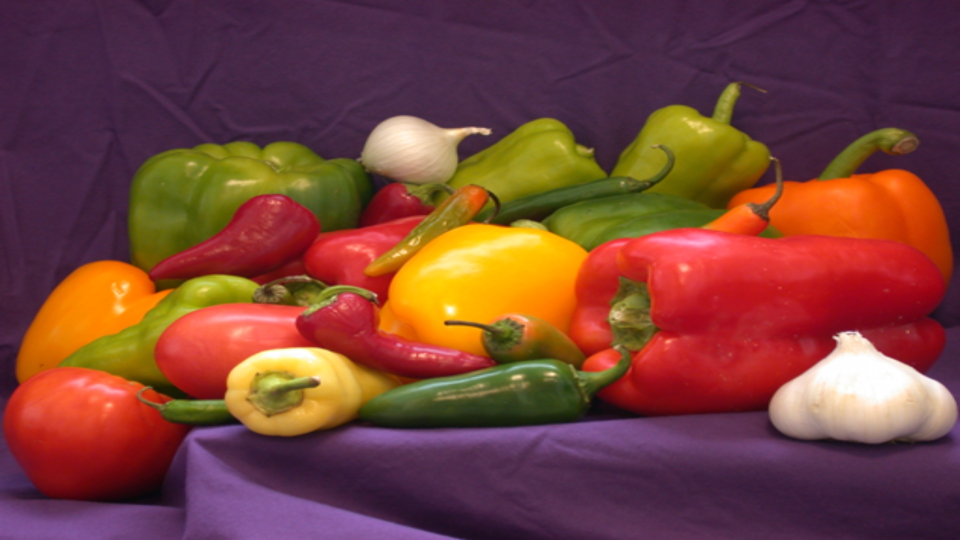
#> input picture Notebooks/Morphology/Peppers.jpg, 1920 x 1080 px (shown at 1/2 size)
$ jupyter execute 'PS Skeletonisation.ipynb'
#> lines starting #> are read from the running program, lines starting #| are printed output that depends on the picture; after the words box and inside, x2 and y2 are one past the last pixel; in counts of white or black regions, pixels touching at a corner belong together
### PS Skeletonisation

This section of code shows how it is possible to run a skeleton filter in OpenCV without any HWA. It also provides a timer to show the time it takes to operate.
To run:
- Change the img_og line to any image in the cwd
- If the image is already a greyscale,  uncomment the commented out line and deleted the preceeding 5 lines

[cell 1]
import os
import cv2
import numpy as np
from PIL import Image
import time

#timer
start_time = time.time()
parent_dir = os.path.abspath(os.path.join(os.getcwd(), os.pardir))

# Load img and resize to look nice
img_og = cv2.imread(os.path.join(parent_dir, 'Peppers.jpg'))
#> img_og is the input picture: shape (1080, 1920, 3); mean B, G, R 57.5, 66.3, 120.6
img = cv2.resize(img_og, (1920, 1080))

# Convert to grayscale
gray_img = cv2.cvtColor(img, cv2.COLOR_BGR2GRAY)
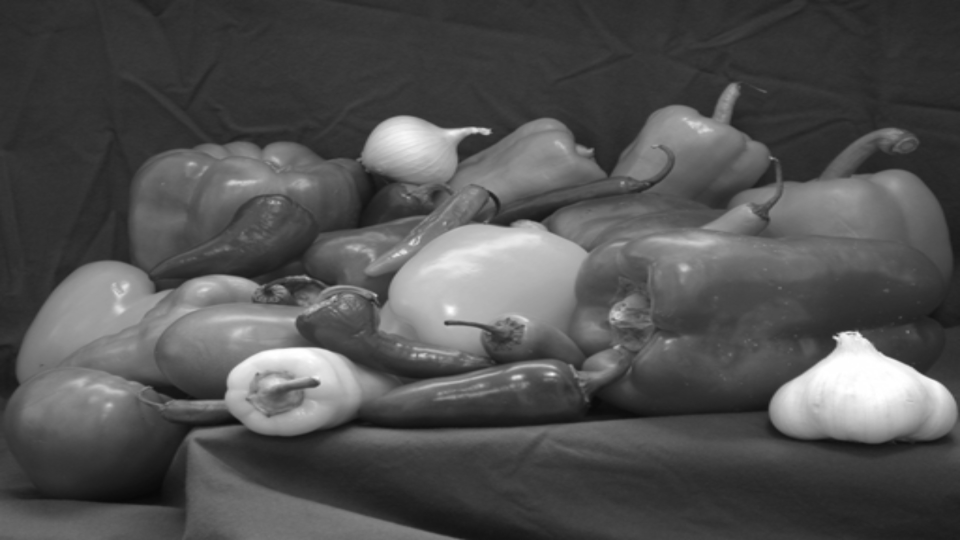
#> gray_img: shape (1080, 1920) (shown at 1/2 size); min 7, max 255, mean 81.5

# If already grayscaled, delete above and use this
# img = cv2.imread(os.path.join('.', YOUR_IMAGE_HERE)

# Info
size = np.size(gray_img)
#> size = 2073600
skel = np.zeros(gray_img.shape, np.uint8)

ret, gray_img = cv2.threshold(gray_img, 127, 255, 0) # change all values 127 ~ 255 to 0
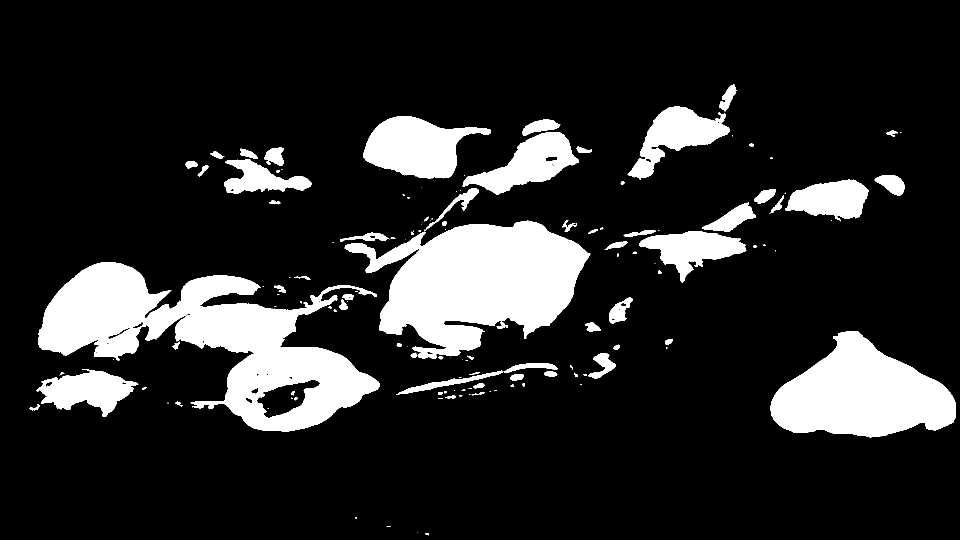
#> gray_img: shape (1080, 1920) (shown at 1/2 size); 15.6% white; 143 white regions (62 under 20 px), largest, box (x1, y1, x2, y2) and area: (76, 524, 760, 863) 95155, (689, 441, 1181, 712) 77410, (1541, 662, 1912, 875) 49373
element = cv2.getStructuringElement(cv2.MORPH_CROSS, (3,3))
done = False

while(not done):
    eroded =  cv2.erode(gray_img, element)
    temp = cv2.dilate(eroded, element)
    temp = cv2.subtract(gray_img, temp)
    skel = cv2.bitwise_or(skel, temp)
    gray_img = eroded.copy()

    zeros = size - cv2.countNonZero(gray_img)
    if zeros == size:
        done = True
#> this loop made 106 passes
#> zeros on passes 1 to 12: 1765178, 1779729, 1793041, 1805156, 1816192, 1826359, 1835917, 1845074, 1853878, 1862349, 1870460, 1878223
#> pass 1, `eroded =  cv2.erode(gray_img, element)`:
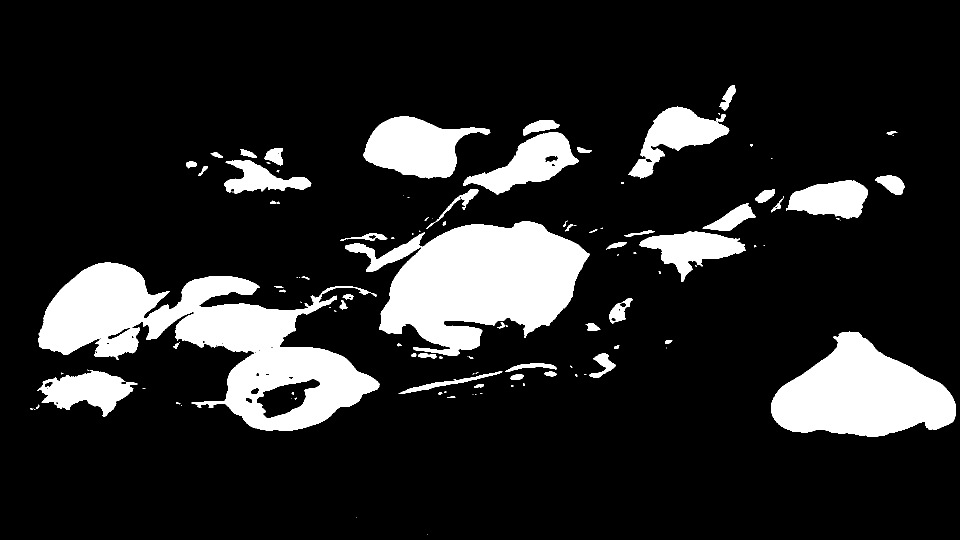
#> eroded: shape (1080, 1920) (shown at 1/2 size); 14.9% white; 114 white regions (52 under 20 px), largest, box (x1, y1, x2, y2) and area: (77, 525, 759, 862) 91381, (690, 442, 1180, 711) 75425, (1542, 663, 1911, 874) 48494
#> pass 1, `temp = cv2.subtract(gray_img, temp)`:
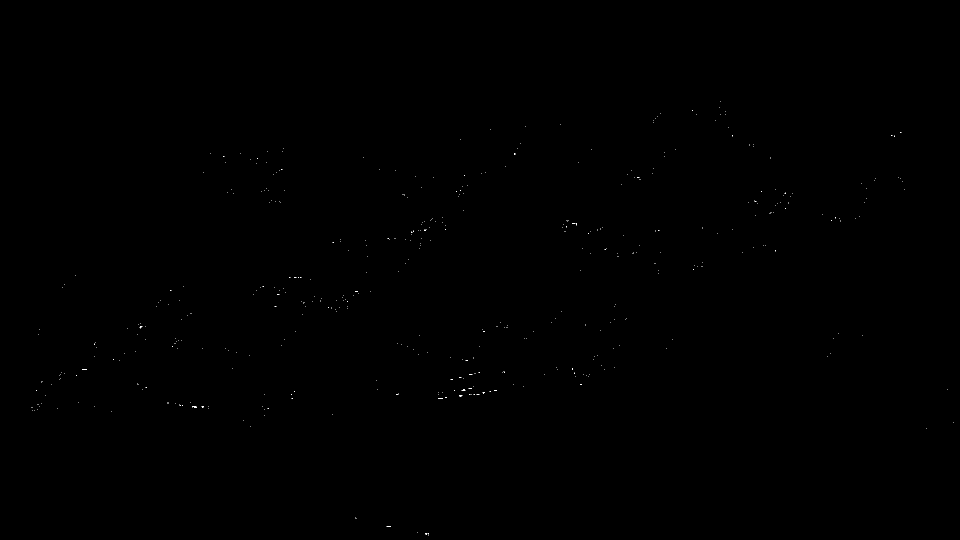
#> temp: shape (1080, 1920) (shown at 1/2 size); 0.04% white in thin lines or dots, all inside (x1, y1, x2, y2) = (63, 203, 1907, 1071)
#> pass 2, `eroded =  cv2.erode(gray_img, element)`:
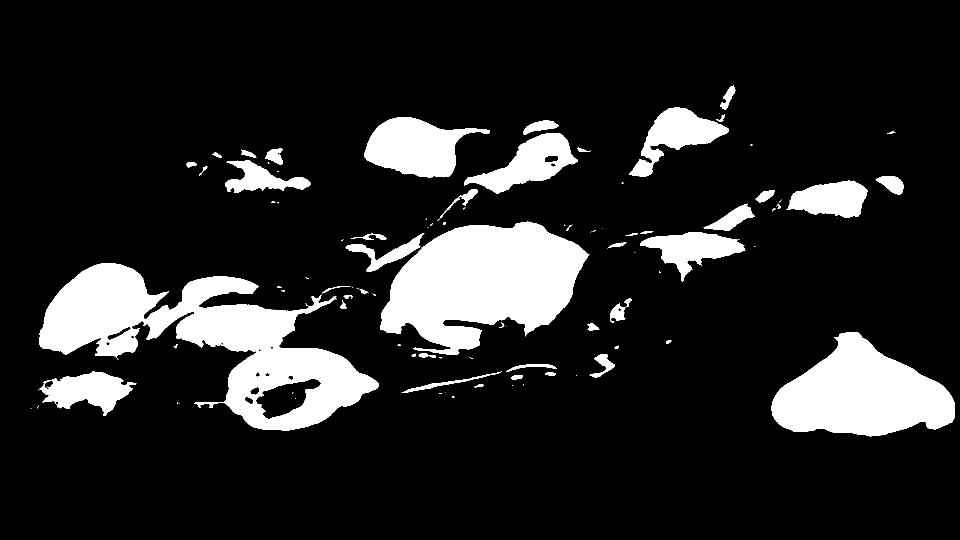
#> eroded: shape (1080, 1920) (shown at 1/2 size); 14.2% white; 99 white regions (46 under 20 px), largest, box (x1, y1, x2, y2) and area: (78, 526, 758, 861) 87447, (760, 443, 1179, 710) 70543, (1543, 664, 1910, 873) 47627
#> after the loop: eroded: shape (1080, 1920); every value is 0
#> after the loop:
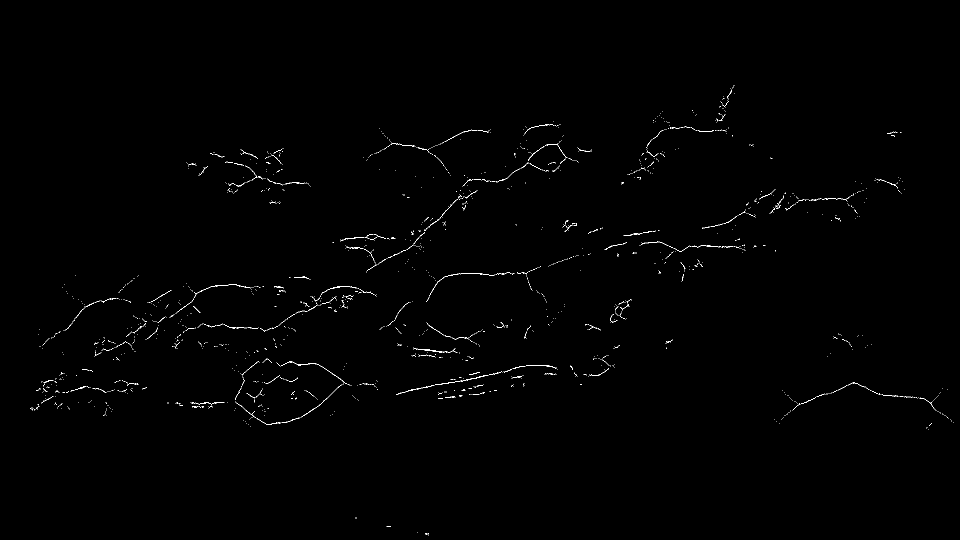
#> skel: shape (1080, 1920) (shown at 1/2 size); 0.46% white in thin lines or dots, all inside (x1, y1, x2, y2) = (60, 170, 1907, 1071)

print("Time taken: %s seconds " % (time.time() - start_time))
cv2.imwrite('Peppers_skeleton.jpg', skel)
#> Out = True

The process of this code is:
* Find and specify path of image
* Resize for convenience sake so that it is easier to view
* Convert the image to a greyscale
* Derive the necerssary information from the greyscale then transform it into binary
    - If it is below the threshold of 127, it will transform to a 0
    - Otherwise, it will become 255 (the max value)
        - The reason for changing it to max instead of a binary 1 is for visualisation reasons, otherwise it would be too dark to see
* While loop contains the skeletonisation filter
    - Loop and erode over and over again until there is no more changes
    - It erodes than dilates images with an OR statement to create the skeleton filter

* Output final image out in seperate file
* Timer to visualise how long it takes on a pure PS implementation

[cell 2]
Image.fromarray(np.uint8(skel), mode='P')
